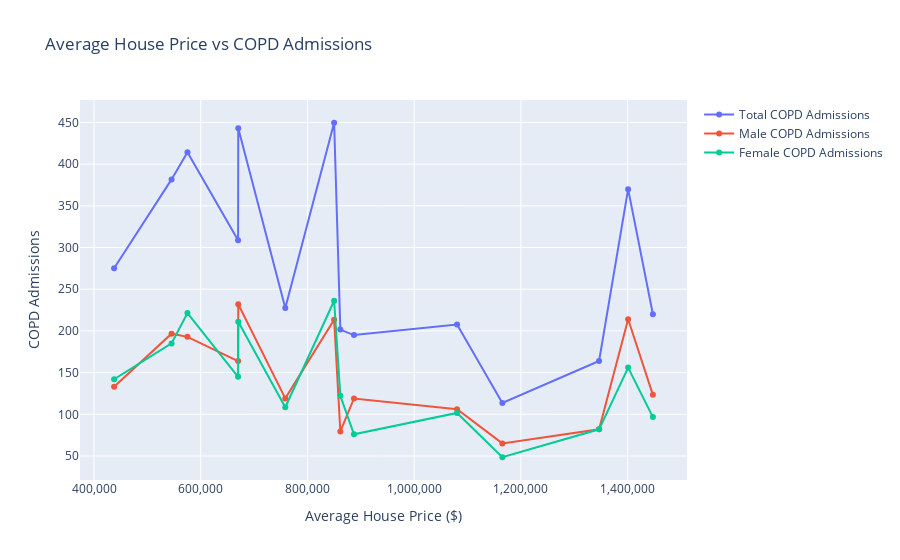

This figure's notebook cell:
### Code cell
import requests
import pandas as pd
import plotly.graph_objs as go
from plotly.offline import iplot, init_notebook_mode

# Initialize Plotly to work in offline mode in Jupyter
init_notebook_mode(connected=True)

# Fetch the data from the API for house prices and COPD data
url_houseprice_copd = 'http://127.0.0.1:9090/houseprice/copd'
response_houseprice_copd = requests.get(url_houseprice_copd)
data_houseprice_copd = response_houseprice_copd.json()

# Convert JSON data to a DataFrame
df_houseprice_copd = pd.json_normalize(data_houseprice_copd)

# Sort the DataFrame by average house price
df_houseprice_copd = df_houseprice_copd.sort_values(by='average_price')

# Create a combined trend chart
def create_combined_trend_chart(df):
    # Create the figure
    fig = go.Figure()
    
    # Average House Price vs Average Total COPD Admissions
    fig.add_trace(go.Scatter(
        x=df['average_price'],
        y=df['average_total_copd_admissions_num'],
        mode='lines+markers',
        name='Total COPD Admissions',
        hovertext=[
            f"House Price: ${price:,}<br>Total COPD Admissions: {admissions:.2f}"
            for price, admissions in zip(df['average_price'], df['average_total_copd_admissions_num'])
        ],
        hoverinfo='text'
    ))
    
    # Average House Price vs Average Male COPD Admissions
    fig.add_trace(go.Scatter(
        x=df['average_price'],
        y=df['average_male_copd_admissions_num'],
        mode='lines+markers',
        name='Male COPD Admissions',
        hovertext=[
            f"House Price: ${price:,}<br>Male COPD Admissions: {admissions:.2f}"
            for price, admissions in zip(df['average_price'], df['average_male_copd_admissions_num'])
        ],
        hoverinfo='text'
    ))
    
    # Average House Price vs Average Female COPD Admissions
    fig.add_trace(go.Scatter(
        x=df['average_price'],
        y=df['average_female_copd_admissions_num'],
        mode='lines+markers',
        name='Female COPD Admissions',
        hovertext=[
            f"House Price: ${price:,}<br>Female COPD Admissions: {admissions:.2f}"
            for price, admissions in zip(df['average_price'], df['average_female_copd_admissions_num'])
        ],
        hoverinfo='text'
    ))
    
    # Update layout
    fig.update_layout(
        title='Average House Price vs COPD Admissions',
        xaxis_title='Average House Price ($)',
        yaxis_title='COPD Admissions',
        hovermode='closest'
    )
    
    fig.update_xaxes(tickformat=',')
    fig.update_yaxes(tickformat=',')
    
    # Display the chart
    iplot(fig)

# Generate the combined trend chart for the DataFrame
if not df_houseprice_copd.empty:
    create_combined_trend_chart(df_houseprice_copd)

### Figure 1 — Plotly figure (JSON) as saved in the notebook; plotly's stock layout.template omitted (floating-point values rounded to 4 significant figures)
{"data": [{"hoverinfo": "text", "hovertext": ["House Price: $437,640.873015873<br>Total COPD Admissions: 275.22", "House Price: $545,321.4285714285<br>Total COPD Admissions: 381.73", "House Price: $575,107.9424778761<br>Total COPD Admissions: 414.27", "House Price: $670,000.0<br>Total COPD Admissions: 308.78", "House Price: $670,333.1884368309<br>Total COPD Admissions: 443.00", "House Price: $758,445.9434652478<br>Total COPD Admissions: 227.62", "House Price: $849,979.4670846395<br>Total COPD Admissions: 449.67", "House Price: $861,608.6939313984<br>Total COPD Admissions: 201.61", "House Price: $887,176.0711095843<br>Total COPD Admissions: 195.00", "House Price: $1,080,334.9878934624<br>Total COPD Admissions: 207.73", "House Price: $1,165,231.724870764<br>Total COPD Admissions: 113.60", "House Price: $1,346,494.1986365046<br>Total COPD Admissions: 164.00", "House Price: $1,400,925.0117967331<br>Total COPD Admissions: 370.00", "House Price: $1,447,335.6231825524<br>Total COPD Admissions: 220.00"], "mode": "lines+markers", "name": "Total COPD Admissions", "type": "scatter", "x": [437600.0, 545300.0, 575100.0, 670000, 670300.0, 758400.0, 850000.0, 861600.0, 887200.0, 1080000.0, 1165000.0, 1346000.0, 1401000.0, 1447000.0], "y": [275.2, 381.7, 414.3, 308.8, 443.0, 227.6, 449.7, 201.6, 195.0, 207.7, 113.6, 164, 370, 220.0]}, {"hoverinfo": "text", "hovertext": ["House Price: $437,640.873015873<br>Male COPD Admissions: 133.17", "House Price: $545,321.4285714285<br>Male COPD Admissions: 196.70", "House Price: $575,107.9424778761<br>Male COPD Admissions: 192.90", "House Price: $670,000.0<br>Male COPD Admissions: 163.83", "House Price: $670,333.1884368309<br>Male COPD Admissions: 232.00", "House Price: $758,445.9434652478<br>Male COPD Admissions: 119.10", "House Price: $849,979.4670846395<br>Male COPD Admissions: 213.44", "House Price: $861,608.6939313984<br>Male COPD Admissions: 79.49", "House Price: $887,176.0711095843<br>Male COPD Admissions: 119.00", "House Price: $1,080,334.9878934624<br>Male COPD Admissions: 106.10", "House Price: $1,165,231.724870764<br>Male COPD Admissions: 65.10", "House Price: $1,346,494.1986365046<br>Male COPD Admissions: 82.00", "House Price: $1,400,925.0117967331<br>Male COPD Admissions: 214.00", "House Price: $1,447,335.6231825524<br>Male COPD Admissions: 123.34"], "mode": "lines+markers", "name": "Male COPD Admissions", "type": "scatter", "x": [437600.0, 545300.0, 575100.0, 670000, 670300.0, 758400.0, 850000.0, 861600.0, 887200.0, 1080000.0, 1165000.0, 1346000.0, 1401000.0, 1447000.0], "y": [133.2, 196.7, 192.9, 163.8, 232.0, 119.1, 213.4, 79.49, 119.0, 106.1, 65.1, 82, 214, 123.3]}, {"hoverinfo": "text", "hovertext": ["House Price: $437,640.873015873<br>Female COPD Admissions: 142.05", "House Price: $545,321.4285714285<br>Female COPD Admissions: 185.03", "House Price: $575,107.9424778761<br>Female COPD Admissions: 221.37", "House Price: $670,000.0<br>Female COPD Admissions: 144.94", "House Price: $670,333.1884368309<br>Female COPD Admissions: 211.00", "House Price: $758,445.9434652478<br>Female COPD Admissions: 108.52", "House Price: $849,979.4670846395<br>Female COPD Admissions: 236.23", "House Price: $861,608.6939313984<br>Female COPD Admissions: 122.12", "House Price: $887,176.0711095843<br>Female COPD Admissions: 76.00", "House Price: $1,080,334.9878934624<br>Female COPD Admissions: 101.63", "House Price: $1,165,231.724870764<br>Female COPD Admissions: 48.50", "House Price: $1,346,494.1986365046<br>Female COPD Admissions: 82.00", "House Price: $1,400,925.0117967331<br>Female COPD Admissions: 156.00", "House Price: $1,447,335.6231825524<br>Female COPD Admissions: 96.66"], "mode": "lines+markers", "name": "Female COPD Admissions", "type": "scatter", "x": [437600.0, 545300.0, 575100.0, 670000, 670300.0, 758400.0, 850000.0, 861600.0, 887200.0, 1080000.0, 1165000.0, 1346000.0, 1401000.0, 1447000.0], "y": [142.1, 185.0, 221.4, 144.9, 211.0, 108.5, 236.2, 122.1, 76.0, 101.6, 48.5, 82, 156, 96.66]}], "layout": {"autosize": true, "hovermode": "closest", "title": {"text": "Average House Price vs COPD Admissions"}, "xaxis": {"autorange": true, "range": [375700.0, 1509000.0], "tickformat": ",", "title": {"text": "Average House Price ($)"}, "type": "linear"}, "yaxis": {"autorange": true, "range": [15.4, 482.8], "tickformat": ",", "title": {"text": "COPD Admissions"}, "type": "linear"}}}
